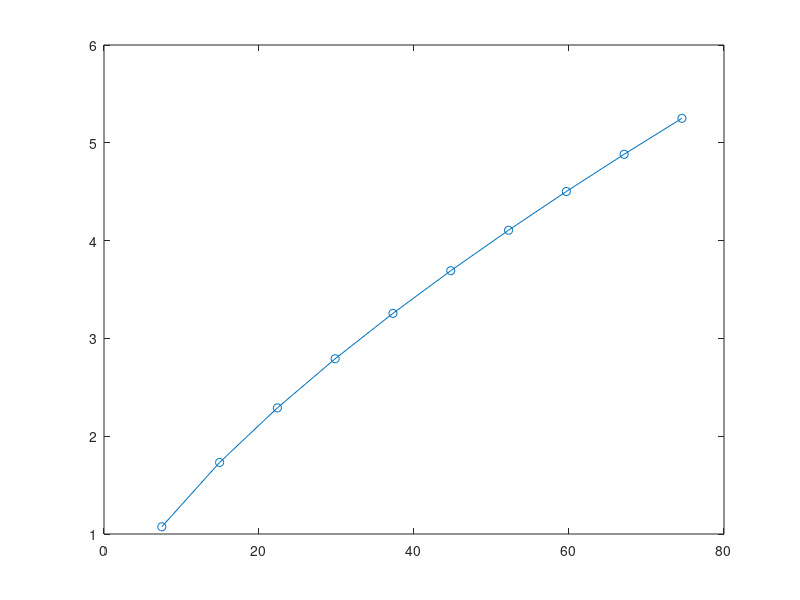

Recreate this plot in MATLAB.
%=============================================
%UAV For Delivery Service 
%=============================================
%AUTHOR: Anup Renikunta
%15-04-2019
%Geethanjali College of Engineering
%---------------------------------------------
%MATLAB Code to solve equations for optimising design 
%using Mccormick Method
%----------------------------------------------

clc;
%SETUP
W=3.52;      %All-up weight of UAV in lbf
N_motors=4;  %Number of motors
n=0.85;      %Average efficiency of motors
RPM=8000;    %Estimated setup RPM

%BATTERY
V=11;        %Selected motor voltage in volts
C=5200;      %Battery cell capacity in mAh

%PROPELLER
D = 10;          %Propeller diameter in inches
Pitch=4.7;       %Propeller pitch in inches
A=0.25*3.14*D^2; %Propeller sweep area in square inches
Aft=A*0.0069;    %Propeller sweep area in square feet

%FULL THROTLE
i=1;
for P_in=0.01:0.01:0.1  
    PL= (P_in*n)/Aft;               %Power loading equation
    TL = 8.6859*power(PL,-0.3107);  %Thrust loading equation
    Lift = TL*(P_in*n);             %Lift per Motor
    LiftTotal = Lift *N_motors;     %Total lift of the UAV
    PinWatt=P_in*745.7;             %Power input to motor in Watts
    disp(PinWatt);
    disp(LiftTotal);
    x(i)=PinWatt;
    y(i)=LiftTotal;
        if LiftTotal > 2*W
            break
        end
    i=i+1;
end
plot(x,y,'Marker','o') ;
xlswrite('1.xls',x);
xlswrite('2.xls',y);

            
Imotor = PinWatt/V;         %Current of motor
Itot = Imotor*N_motors;     %Total UAV current
PoutWatt =PinWatt*n ;       %Power relation involving motor efficiency 
KVreq = RPM /V;             %Required KV of motor
NomKVreq = KVreq/n;         %Nominal KV (labeled) of motorwhich accounts for efficiency
ESCreq = Imotor*1.2;        %Required ESC current for motor

%HOVER
j=1;
for PH_in=0.01:0.01:0.1
    PL_H = (PH_in*n)/Aft;              %Power loading equation for hover
    TL_H = 8.6859*power(PL_H,-0.3107); %Thrust loading equation for hover
    Lift_H = TL_H *(PH_in*n);          %Lift per motor at hover
    Lift_HTotal = Lift_H*N_motors;     %Total lift of the UAV at hover
    PH_inWatt = PH_in*745.7;           %Power input to motor at hover in Watts
    disp(PH_inWatt);
    disp(Lift_HTotal);
        if Lift_HTotal>W
            break
        end
    j=j+1;
end
I_Hmotor = PH_inWatt/V;           %Current of motor at hover
I_Htot = I_Hmotor * N_motors;     %Total hover UAV current
PH_outWatt = PH_inWatt*n;         %Power relation involving motor efficiency

%ENDURANCE
thover = (60 *(C/1000))/I_Htot;        %Hover endurance time based on the battery capacity and motor current with margin of error
tfullthrottle = (60*(C/1000))/Itot;    %Full throttle endurance time based on the battery capacity and motor current with margin of error
taverage =(thover + tfullthrottle)/2;  %Average endurance time;
